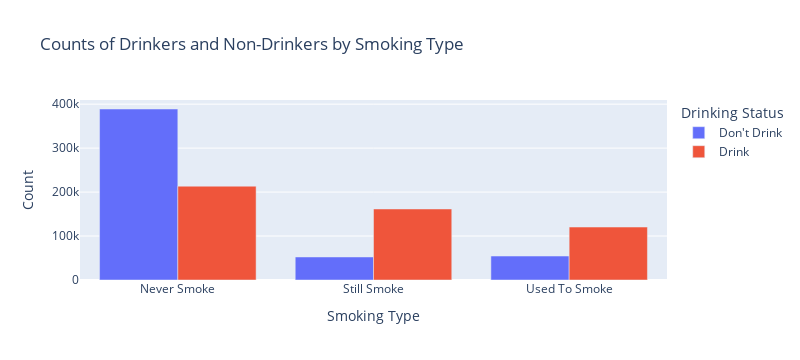

Source (notebook cell):
### Code cell
# visualization
fig = px.bar(smoke_drink,
             x='smoke_type', 
             y='count',         
             color='drk_yn',    
             barmode='group',
             title='Counts of Drinkers and Non-Drinkers by Smoking Type',
             width=800
            )

fig.update_layout(xaxis_title='Smoking Type',
                  yaxis_title='Count',
                  legend_title='Drinking Status')
fig.show()

### Figure 1 — Plotly figure (JSON) as saved in the notebook; plotly's stock layout.template omitted (floating-point values rounded to 4 significant figures)
{"data": [{"alignmentgroup": "True", "hovertemplate": "drk_yn=Don't Drink<br>smoke_type=%{x}<br>count=%{y}<extra></extra>", "legendgroup": "Don't Drink", "marker": {"color": "#636efa", "pattern": {"shape": ""}}, "name": "Don't Drink", "offsetgroup": "Don't Drink", "orientation": "v", "showlegend": true, "textposition": "auto", "type": "bar", "x": ["Never Smoke", "Still Smoke", "Used To Smoke"], "xaxis": "x", "y": [389000, 52373, 54471], "yaxis": "y"}, {"alignmentgroup": "True", "hovertemplate": "drk_yn=Drink<br>smoke_type=%{x}<br>count=%{y}<extra></extra>", "legendgroup": "Drink", "marker": {"color": "#EF553B", "pattern": {"shape": ""}}, "name": "Drink", "offsetgroup": "Drink", "orientation": "v", "showlegend": true, "textposition": "auto", "type": "bar", "x": ["Never Smoke", "Still Smoke", "Used To Smoke"], "xaxis": "x", "y": [213431, 161572, 120473], "yaxis": "y"}], "layout": {"barmode": "group", "height": 360, "legend": {"title": {"text": "Drinking Status"}, "tracegroupgap": 0}, "title": {"text": "Counts of Drinkers and Non-Drinkers by Smoking Type"}, "width": 800, "xaxis": {"anchor": "y", "autorange": true, "domain": [0, 1], "range": [-0.5, 2.5], "title": {"text": "Smoking Type"}, "type": "category"}, "yaxis": {"anchor": "x", "autorange": true, "domain": [0, 1], "range": [0, 409500.0], "title": {"text": "Count"}, "type": "linear"}}}
